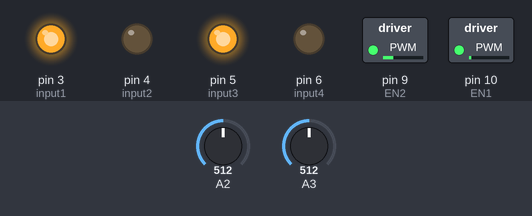
Bench run of a sketch on a simulated Arduino Uno, built with avr-gcc and run on an emulated ATmega328P. Shown: switched loads named in the sketch (green lamp = pin HIGH), output pins drawn as LEDs (lit = HIGH). Inputs (shaded band) come from the test bench; at power-on: A3 = 512, A2 = 512. No radio packets arrive unless stated; pins used as bus, display or sensor lines are not drawn.

Above: at 1.3 s.
1.4 s: A3 set to 716
At 2.4 s:
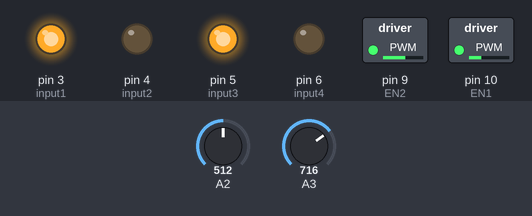
2.9 s: A2 set to 716
At 3.5 s:
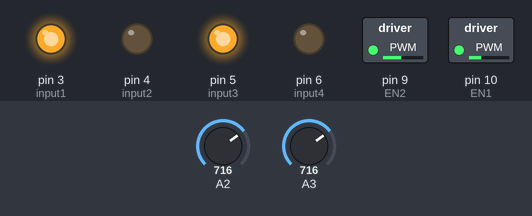
4.4 s: A3 set to 900
At 4.7 s:
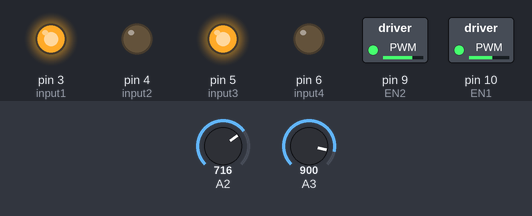
5.9 s: A2 set to 511
At 7.0 s:
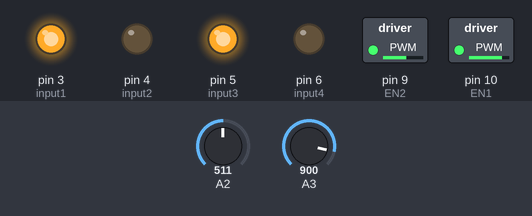
7.4 s: A3 set to 511
At 8.2 s:
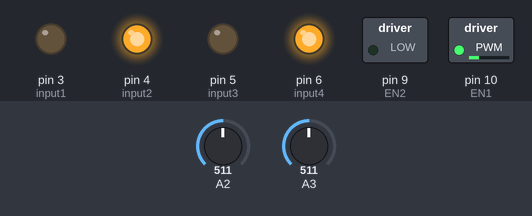
8.9 s: A2 set to 522
At 9.3 s:
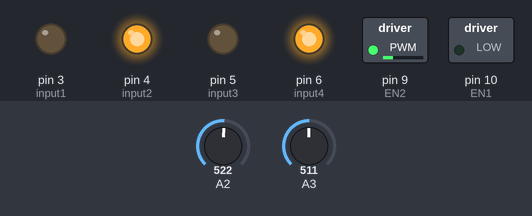
Timing chart, 0 to 11.4 s (numbered marks = the images above; inputs shaded):
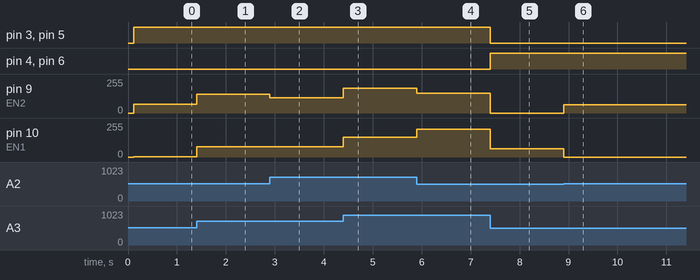

The sketch:

MotorSpeedControl.ino
```cpp
//Robot Sensors/Actuators Final Project
//James Kaluna, Shayan Sadiq, Andrew Palacio

//Arduino code for the peripheral

//This code must accomplish the following:
//Receive the potentiometer signals from the controller and control DC motor speed
//Receive inputs from the IMU/GPS and calculate velocity.
//Send the velocity readings back to the controller

#include <SPI.h>
#include <RH_RF69.h>
/************ Radio Setup ***************/
// Change to 434.0 MHz or other frequency,
// must match the other transceiver's freq!
#define RF69_FREQ 910.0  //change this!!!!
#define RFM69_INT 2      //
#define RFM69_CS 7       //
#define RFM69_RST 8      //
// Instance of the radio driver
RH_RF69 rf69(RFM69_CS, RFM69_INT);

// pins for H Bridge (assuming EN1 is left motor and EN2 is right motor)
const int input1 = 3;
const int input2 = 4;
const int EN1 = 10;

const int input3 = 5;
const int input4 = 6;
const int EN2 = 9;

void setup() {
  // put your setup code here, to run once:
  Serial.begin(9600);
  pinMode(input1, OUTPUT);  //inputs 1 and 2 control motor direction.
  pinMode(input2, OUTPUT);
  pinMode(EN1, OUTPUT);     //pwm signal that controls motor speed
  pinMode(input3, OUTPUT);  //inputs 3 and 4 control motor direction.
  pinMode(input4, OUTPUT);
  pinMode(EN2, OUTPUT);  //pwm signal that controls motor speed
  pinMode(RFM69_RST, OUTPUT);
  digitalWrite(RFM69_RST, LOW);
  delay(100);
  // manual reset
  digitalWrite(RFM69_RST, HIGH);
  delay(10);
  digitalWrite(RFM69_RST, LOW);
  delay(10);
  if (!rf69.init()) {
    Serial.println("RFM69 radio RX init failed");
  }
  if (!rf69.setFrequency(RF69_FREQ)) {
    Serial.println("setFrequency failed");
  }
  rf69.setTxPower(20, true);  // range from 14-20 for power, 2nd arg must be true for 69HCW
}

void loop() {
  // put your main code here, to run repeatedly:

  int left;
  int right;
  int FB;
  int LR = analogRead(A2) / 4;  //voltage signal ranging from 0 to 255
  FB = analogRead(A3) / 4;
  FB = FB - 127;
  FB = FB * 1.5;
  if (LR < 128) {
    left = LR * 0.5;
    right = 0;
  }
  if (LR >= 128) {
    left = 0;
    right = abs(LR - 255)* 0.5;
  }
  int enableSignalOne;
  int enableSignalTwo;
  unsigned long startTime = millis();

  if (FB > 0) {
    digitalWrite(input1, HIGH);
    digitalWrite(input2, LOW);
    digitalWrite(input3, HIGH);
    digitalWrite(input4, LOW);
  }  // push motor forwards if forward-back signal is positive
  if (FB <= 0) {
    digitalWrite(input1, LOW);
    digitalWrite(input2, HIGH);
    digitalWrite(input3, LOW);
    digitalWrite(input4, HIGH);
  }  // push motor backwards if forward-back signal is negative
  enableSignalOne = left + abs(FB);
  enableSignalOne = constrain(enableSignalOne, 0, 255);
  enableSignalTwo = right + abs(FB);
  enableSignalTwo = constrain(enableSignalTwo, 0, 255);
  analogWrite(EN1, enableSignalOne);
  analogWrite(EN2, enableSignalTwo);

  //  while (1) {
  //    if (rf69.available()) {
  //      uint8_t buf[RH_RF69_MAX_MESSAGE_LEN];
  //      uint8_t len = sizeof(buf);
  //      if (rf69.recv(buf, &len)) {
  //        buf[len] = 0;
  //        left = buf[0];
  //        right = buf[1];
  //        FB = buf[2];
  //        if (FB > 0) {
  //          digitalWrite(input1, HIGH);
  //           digitalWrite(input2, LOW);
  //           digitalWrite(input3, HIGH);
  //         digitalWrite(input4, LOW);
  //         enableSignalOne = left + abs(FB);
  //         enableSignalTwo = right + abs(FB);
  //        } // push motor forwards if forward-back signal is positive
  //        if (FB <= 0) {
  //          digitalWrite(input1, LOW);
  //           digitalWrite(input2, HIGH);
  //           digitalWrite(input3, LOW);
  //         digitalWrite(input4, HIGH);
  //         enableSignalOne = left + abs(FB);
  //         enableSignalTwo = right + abs(FB);
  //        } // push motor backwards if forward-back signal is negative
  //        analogWrite(EN1, enableSignalOne);
  //        analogWrite(EN2, enableSignalTwo);
  //        break;
  //      }
  //    }
}
```

Measured:
- the behaviour switches between 511 and 512 on A2 (found by bisection; images 5 and 6)
- after the input at 1.4 s, pin 9 (EN2): 64/255 → 141/255 at once; pin 10 (EN1): 1/255 → 78/255 at once
- after the input at 2.9 s, pin 9 (EN2): 141/255 → 116/255 at once
- after the input at 4.4 s, pin 9 (EN2): 116/255 → 185/255 at once; pin 10 (EN1): 78/255 → 147/255 at once
- after the input at 5.9 s, pin 9 (EN2): 185/255 → 147/255 at once; pin 10 (EN1): 147/255 → 210/255 at once
- after the input at 7.4 s, pin 3 (input1), pin 5 (input3): HIGH → LOW at once; pin 4 (input2), pin 6 (input4): LOW → HIGH at once; pin 9 (EN2): 147/255 → 0/255 at once; pin 10 (EN1): 210/255 → 63/255 at once
- after the input at 8.9 s, pin 9 (EN2): 0/255 → 62/255 at once; pin 10 (EN1): 63/255 → 0/255 at once
